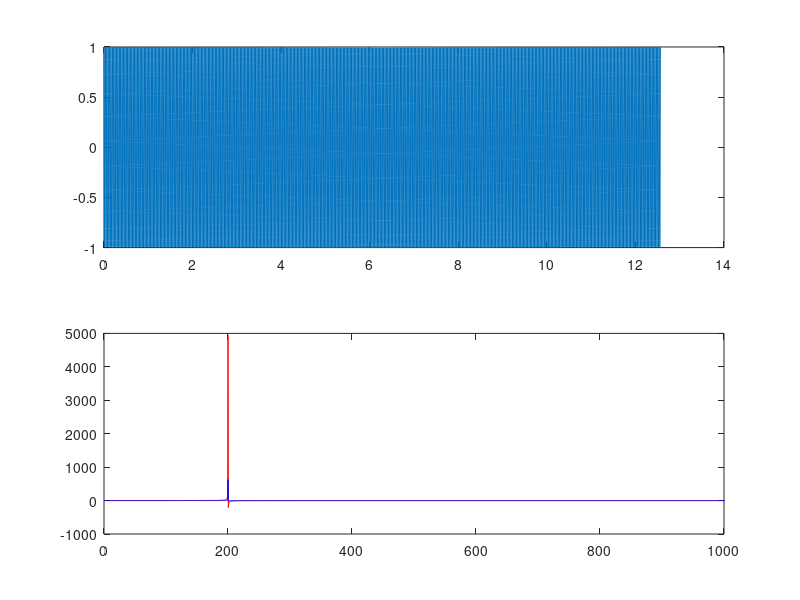

Recreate this plot in MATLAB.
clear all;
close all;
m=5000;
time=2;
ttt=linspace(0,time,m*time)*2*pi;
kkk=linspace(0,m,m*time);
%tt=rand(m,1);
t=cos(200*ttt);%+cos(2*ttt);
% for i=1:m
%     t(i+m)=tt(i);
%     t(m+1-i)=tt(i);
% end
%tt=linspace(-2*pi,2*pi,719);
%CFUN= @(b) cos(b);
%xx=fft(CFUN(t));
%yy=ifft(xx);

figure(1);
subplot(2,1,1);
plot(ttt,t);
subplot(2,1,2);
plot(kkk,real(fft(t)),'r',kkk,imag(fft(t)),'b');
xlim([0 1000]);
%figure(2);
%plot(tt,xcorr(CFUN(t)),'b',t,ifft(xx.*xx),'r');
